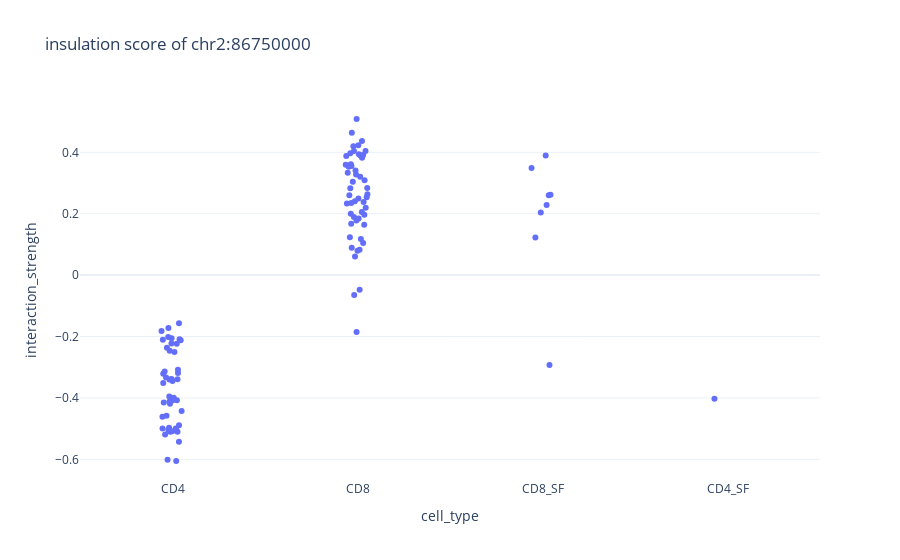

This figure's notebook cell:
### Code cell
def plot_ins_celltypes(chrom, start):
    fig = px.strip(insulation_score_melted[(insulation_score_melted["chrom"] == chrom) & (insulation_score_melted["start"] == start)], 
                   x="cell_type", y="interaction_strength", hover_name = "proper_name", title = f"insulation score of {chrom}:{start}", template = "plotly_white")
    return fig

plot_ins_celltypes("chr12", 6750000)
plot_ins_celltypes("chr2", 86750000)

### Figure 1 — Plotly figure (JSON) as saved in the notebook; plotly's stock layout.template omitted (floating-point values rounded to 4 significant figures)
{"data": [{"alignmentgroup": "True", "boxpoints": "all", "fillcolor": "rgba(255,255,255,0)", "hoveron": "points", "hovertemplate": "<b>%{hovertext}</b><br><br>cell_type=%{x}<br>interaction_strength=%{y}<extra></extra>", "hovertext": ["NRHV014XCD4", "NRHV014XCD8", "NRHV073CD4", "NRHV073CD8", "NRHV079CD4", "NRHV079CD8", "NRHV086CD4", "NRHV086CD8", "NRHV121CD4", "NRHV121CD8", "NRHV151CD4", "NRHV168CD4", "NRHV168CD8", "NRHV171CD4", "NRHV171CD8", "NRHV238CD4", "NRHV238CD8", "NRHV290CD4", "NRHV290CD8", "NRHV295CD4", "NRHV295CD8", "NRHV321CD4", "NRHV321CD8", "NRHV322CD4", "NRHV322CD8", "NRHV324CD4", "NRHV324CD8", "NRHV325CD4", "NRHV325CD8", "NRHV326CD4", "NRHV326CD8", "NRHV332CD4", "NRHV332CD8", "PSA4917CD8_SF", "PSA4918CD8_SF", "PSA4920CD4", "PSA4920CD8", "PSA4941CD8", "PSA4942CD4", "PSA4942CD8", "PSA4943CD8", "PSA4944CD4", "PSA4944CD8", "PSA4945CD4", "PSA4946CD8", "PSA4950CD4", "PSA4950CD8", "PSA4951CD4", "PSA4951CD8", "PSA4951CD8_SF", "PSA4954CD4", "PSA4954CD8", "PSA4957CD4", "PSA4958CD4", "PSA4958CD4_SF", "PSA4958CD8", "PSA4958CD8_SF", "PSA4959CD4", "PSA4959CD8", "PSA4959CD8_SF", "PSA4960CD8", "PSA4961CD8", "PSA4962CD4", "PSA4962CD8", "PSA4963CD4", "PSA4963CD8", "PSA4967CD4", "PSA4968CD4", "PSA4968CD8", "PSA4969CD8_SF", "PSA5006CD4", "PSA5006CD8", "PSA5007CD4", "PSA5008CD4", "PSA5008CD8", "PSA5009CD4", "PSA5009CD8", "PSA5010CD4", "PSA5010CD8", "PSA5012CD4", "PSA5012CD8", "PSA5013CD4", "PSA5013CD8", "PSA5014CD4", "PSA5014CD8", "PSA5015CD8", "PSA5017CD4", "PSA5017CD8", "PSA5018CD4", "PSA5018CD8", "PSA5019CD4", "PSA5019CD8", "PSA5020CD8", "PSA5021CD4", "PSA5021CD8", "PSA5022CD8", "PSA5023CD8", "PSA5024CD8", "PSA5025CD8_SF", "PSA5026CD4", "PSA5026CD8", "PSA5036CD8", "PSA5037CD4", "PSA5037CD8", "PSA5039CD8", "PSA5040CD4", "PSA5040CD8", "PSA5040CD8_SF"], "legendgroup": "", "line": {"color": "rgba(255,255,255,0)"}, "marker": {"color": "#636efa"}, "name": "", "offsetgroup": "", "orientation": "v", "pointpos": 0, "showlegend": false, "type": "box", "x": ["CD4", "CD8", "CD4", "CD8", "CD4", "CD8", "CD4", "CD8", "CD4", "CD8", "CD4", "CD4", "CD8", "CD4", "CD8", "CD4", "CD8", "CD4", "CD8", "CD4", "CD8", "CD4", "CD8", "CD4", "CD8", "CD4", "CD8", "CD4", "CD8", "CD4", "CD8", "CD4", "CD8", "CD8_SF", "CD8_SF", "CD4", "CD8", "CD8", "CD4", "CD8", "CD8", "CD4", "CD8", "CD4", "CD8", "CD4", "CD8", "CD4", "CD8", "CD8_SF", "CD4", "CD8", "CD4", "CD4", "CD4_SF", "CD8", "CD8_SF", "CD4", "CD8", "CD8_SF", "CD8", "CD8", "CD4", "CD8", "CD4", "CD8", "CD4", "CD4", "CD8", "CD8_SF", "CD4", "CD8", "CD4", "CD4", "CD8", "CD4", "CD8", "CD4", "CD8", "CD4", "CD8", "CD4", "CD8", "CD4", "CD8", "CD8", "CD4", "CD8", "CD4", "CD8", "CD4", "CD8", "CD8", "CD4", "CD8", "CD8", "CD8", "CD8", "CD8_SF", "CD4", "CD8", "CD8", "CD4", "CD8", "CD8", "CD4", "CD8", "CD8_SF"], "x0": " ", "xaxis": "x", "y": [-0.1719, 0.4641, -0.5098, 0.4039, -0.5035, 0.06034, -0.351, 0.07907, -0.2462, 0.263, -0.5083, -0.3209, 0.08923, -0.3956, 0.3039, -0.1571, 0.4229, -0.3394, 0.3558, -0.3397, 0.3896, -0.2056, 0.1841, -0.3332, 0.3411, -0.4615, 0.3914, -0.4995, 0.197, -0.6055, 0.3208, -0.3143, 0.2836, -0.293, 0.2282, -0.4894, 0.2197, -0.185, -0.6012, 0.178, -0.0646, -0.3991, 0.2601, -0.4192, -0.04745, -0.4578, 0.3613, -0.2367, 0.42, 0.3492, -0.4426, 0.2403, -0.5071, -0.4084, -0.4029, 0.1673, 0.1226, -0.2012, 0.2052, 0.2616, 0.1638, 0.105, -0.3387, 0.2352, -0.1821, 0.2382, -0.2107, -0.4122, 0.2536, 0.2041, -0.2508, 0.437, -0.5425, -0.209, 0.309, -0.212, 0.5085, -0.3083, 0.2493, -0.2225, 0.397, -0.3449, 0.2003, -0.3186, 0.2335, 0.3884, -0.5105, 0.1237, -0.4972, 0.083, -0.4992, 0.1178, 0.3527, -0.4146, 0.3934, 0.4042, 0.3277, 0.1893, 0.2604, -0.5194, 0.3332, 0.3597, -0.4076, 0.3826, 0.2829, -0.2237, 0.356, 0.39], "y0": " ", "yaxis": "y"}], "layout": {"boxmode": "group", "legend": {"tracegroupgap": 0}, "title": {"text": "insulation score of chr2:86750000"}, "xaxis": {"anchor": "y", "domain": [0, 1], "title": {"text": "cell_type"}}, "yaxis": {"anchor": "x", "domain": [0, 1], "title": {"text": "interaction_strength"}}}}
